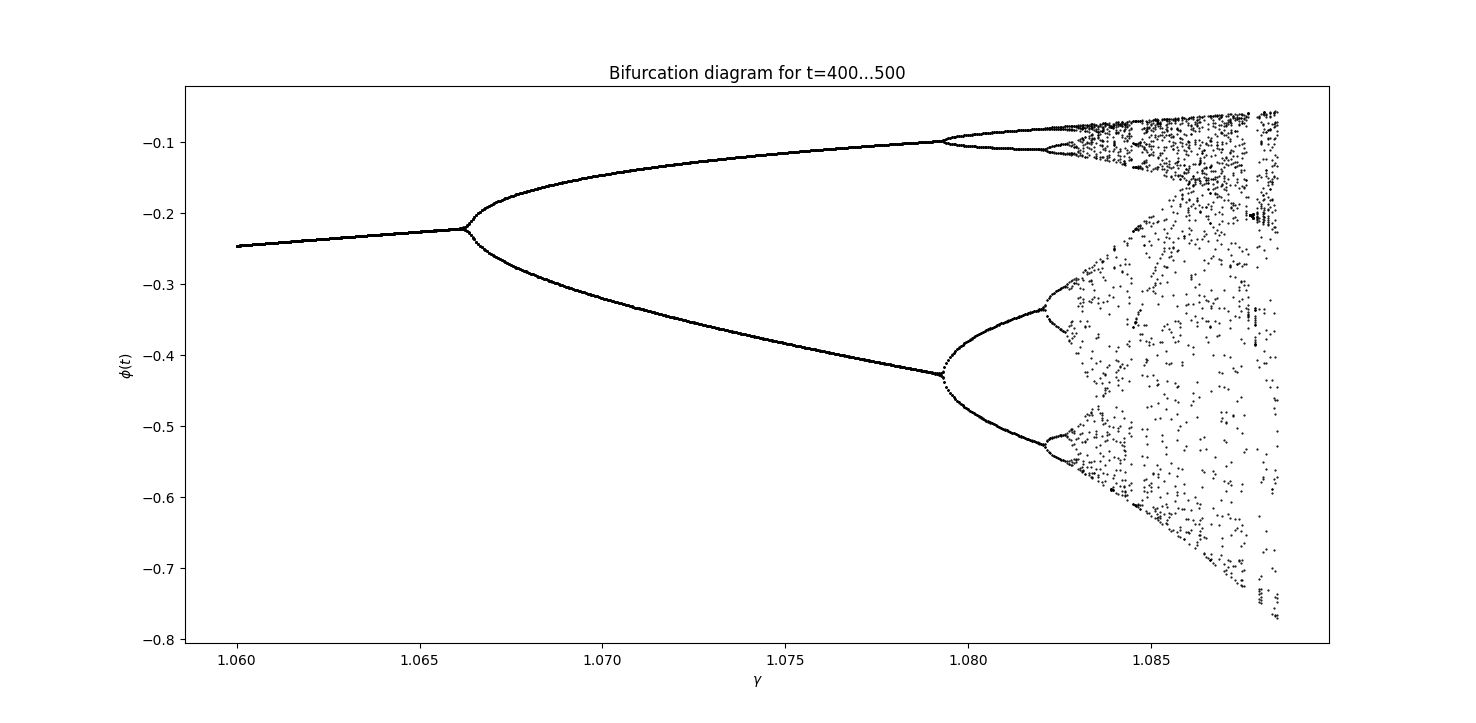

Source code (Python):

import numpy as np
import matplotlib.pyplot as plt
import scipy.integrate as si

t0, tf = 0, 400 #Initial and final time
dt = 0.01
times = np.arange(t0, tf, dt)

#Defines DE parameters
om = 2*np.pi #Dampening Frequency
om_0 = 1.5*om #Omega
b = om_0/4 #Beta

#Initial Values
ic = np.array([-np.pi/2,0])

#Defines the ODE as a system of differential equations.
#Note: g is the value gamma that the bifurcation diagram is based on.
def flux_ode(t, y, om, om_0, b, g):
    return np.array(
        [
            y[1], 
            g*(om_0**2)*np.cos(om*t) - 2*b*y[1] - (om_0**2)*np.sin(y[0])
            ]
        )

# The array containing the values for gamma:
gspace = np.arange(1.060, 1.0885, 0.0005)
# gspace=np.array([1.065, 1.075, 1.085])

Y_data = []
L = len(gspace)

phi = 0 # if 0 will graph the angle diagram if 1 will graph the angular velocity

#solves the DE at each value of gamma and stores the solution in an array
for i,g in enumerate(gspace):
    yi = si.odeint(
        flux_ode,
        ic,
        times,
        args=(om, om_0, b, g),
        tfirst=True,
        rtol=1e-6,
        atol=1e-6,
        mxstep=1000
    )
    Y_data.append(yi[:,phi])
    print(f"{i+1}/{L}") #This only counts how many iterations have been done. its to show that the code is running

#The solution array is transposed so all the solutions for a particular value of gamma 
#can be graphs along with that value
D = np.array(Y_data).transpose()
f = int(1/dt)

st = 100 #looks at all the points between
for data in D[(tf-st)*f:tf*f:tf]:
    plt.scatter(gspace, data, c="k", s=0.4) 

plt.title(f"Bifurcation diagram for t={tf-st}...{tf}")
plt.xlabel("$\gamma$")
plt.ylabel("$\phi'(t)$" if phi else "$\phi(t)$")

plt.show()
